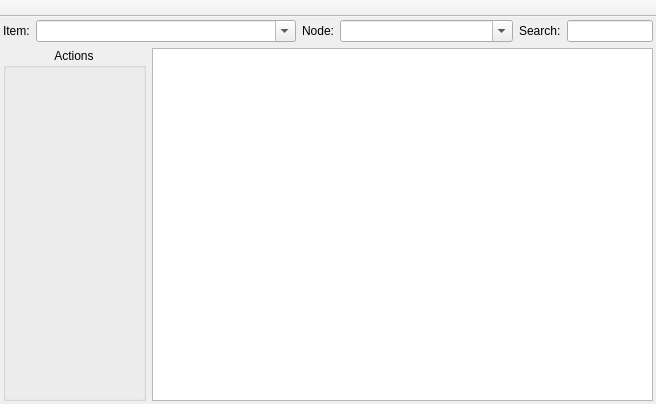
<ui version="4.0" >
 <class>DiscoItemsWindowClass</class>
 <widget class="QMainWindow" name="DiscoItemsWindowClass" >
  <property name="geometry" >
   <rect>
    <x>0</x>
    <y>0</y>
    <width>656</width>
    <height>404</height>
   </rect>
  </property>
  <property name="iconSize" >
   <size>
    <width>16</width>
    <height>16</height>
   </size>
  </property>
  <property name="toolButtonStyle" >
   <enum>Qt::ToolButtonTextUnderIcon</enum>
  </property>
  <widget class="QWidget" name="centralWidget" >
   <layout class="QVBoxLayout" >
    <property name="margin" >
     <number>3</number>
    </property>
    <item>
     <layout class="QHBoxLayout" >
      <item>
       <widget class="QLabel" name="lblJid" >
        <property name="text" >
         <string>Item:</string>
        </property>
        <property name="buddy" >
         <cstring>cmbJid</cstring>
        </property>
       </widget>
      </item>
      <item>
       <widget class="QComboBox" name="cmbJid" >
        <property name="sizePolicy" >
         <sizepolicy vsizetype="Fixed" hsizetype="Preferred" >
          <horstretch>3</horstretch>
          <verstretch>0</verstretch>
         </sizepolicy>
        </property>
        <property name="editable" >
         <bool>true</bool>
        </property>
        <property name="insertPolicy" >
         <enum>QComboBox::NoInsert</enum>
        </property>
       </widget>
      </item>
      <item>
       <widget class="QLabel" name="lblNode" >
        <property name="text" >
         <string>Node:</string>
        </property>
        <property name="buddy" >
         <cstring>cmbNode</cstring>
        </property>
       </widget>
      </item>
      <item>
       <widget class="QComboBox" name="cmbNode" >
        <property name="sizePolicy" >
         <sizepolicy vsizetype="Fixed" hsizetype="Preferred" >
          <horstretch>2</horstretch>
          <verstretch>0</verstretch>
         </sizepolicy>
        </property>
        <property name="editable" >
         <bool>true</bool>
        </property>
        <property name="insertPolicy" >
         <enum>QComboBox::NoInsert</enum>
        </property>
       </widget>
      </item>
      <item>
       <widget class="QLabel" name="lblSearch" >
        <property name="text" >
         <string>Search:</string>
        </property>
       </widget>
      </item>
      <item>
       <widget class="QLineEdit" name="lneSearch" >
        <property name="sizePolicy" >
         <sizepolicy vsizetype="Fixed" hsizetype="Expanding" >
          <horstretch>1</horstretch>
          <verstretch>0</verstretch>
         </sizepolicy>
        </property>
       </widget>
      </item>
     </layout>
    </item>
    <item>
     <layout class="QHBoxLayout" >
      <item>
       <widget class="QGroupBox" name="grbActions" >
        <property name="sizePolicy" >
         <sizepolicy vsizetype="Expanding" hsizetype="Expanding" >
          <horstretch>2</horstretch>
          <verstretch>0</verstretch>
         </sizepolicy>
        </property>
        <property name="maximumSize" >
         <size>
          <width>200</width>
          <height>16777215</height>
         </size>
        </property>
        <property name="title" >
         <string>Actions</string>
        </property>
        <property name="alignment" >
         <set>Qt::AlignHCenter</set>
        </property>
        <property name="flat" >
         <bool>true</bool>
        </property>
       </widget>
      </item>
      <item>
       <widget class="QTreeView" name="trvItems" >
        <property name="sizePolicy" >
         <sizepolicy vsizetype="Expanding" hsizetype="Expanding" >
          <horstretch>7</horstretch>
          <verstretch>0</verstretch>
         </sizepolicy>
        </property>
        <property name="contextMenuPolicy" >
         <enum>Qt::CustomContextMenu</enum>
        </property>
        <property name="editTriggers" >
         <set>QAbstractItemView::NoEditTriggers</set>
        </property>
        <property name="textElideMode" >
         <enum>Qt::ElideMiddle</enum>
        </property>
        <property name="indentation" >
         <number>12</number>
        </property>
        <property name="allColumnsShowFocus" >
         <bool>true</bool>
        </property>
        <property name="wordWrap" >
         <bool>true</bool>
        </property>
       </widget>
      </item>
     </layout>
    </item>
   </layout>
  </widget>
  <widget class="QToolBar" name="tlbToolBar" >
   <property name="movable" >
    <bool>false</bool>
   </property>
   <attribute name="toolBarArea" >
    <enum>TopToolBarArea</enum>
   </attribute>
   <attribute name="toolBarBreak" >
    <bool>false</bool>
   </attribute>
  </widget>
 </widget>
 <layoutdefault spacing="6" margin="11" />
 <resources/>
 <connections/>
</ui>
